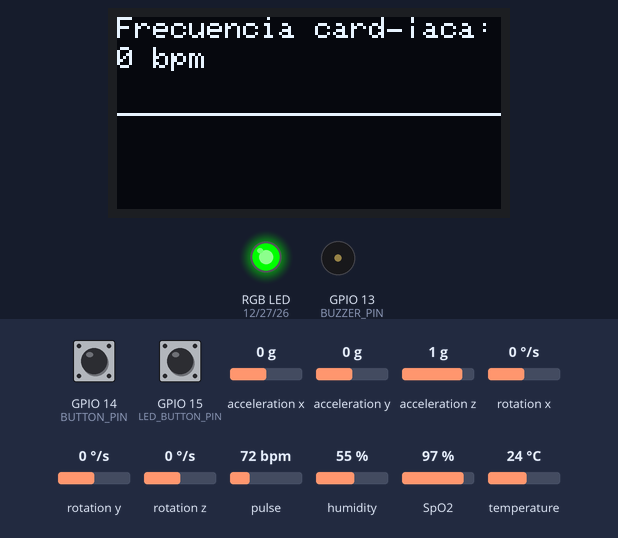
Recording of a sketch running on a simulated ESP32. On the bench: 128×64 one-colour display, an RGB LED mixed from three pins (HIGH = lit), buzzer (waves = sounding, pin HIGH). Inputs (shaded band) come from the test bench; at power-on: temperature 24 °C, GPIO 14 (BUTTON_PIN) HIGH, GPIO 15 (LED_BUTTON_PIN) HIGH, acceleration x 0 g, acceleration y 0 g, acceleration z 1 g, rotation x 0 °/s, rotation y 0 °/s, rotation z 0 °/s, pulse 72 bpm, humidity 55 %, SpO2 97 %. WiFi joins after 1.5 s; servers stay silent unless stated; random numbers use the default seed unless the sketch sets one; no MQTT or app messages arrive unless stated; what the sketch prints to the serial monitor is not drawn.

Above: at 2.7 s.
2.8 s: temperature set to 27 °C
5.1 s: temperature set to 30 °C
At 7.5 s:
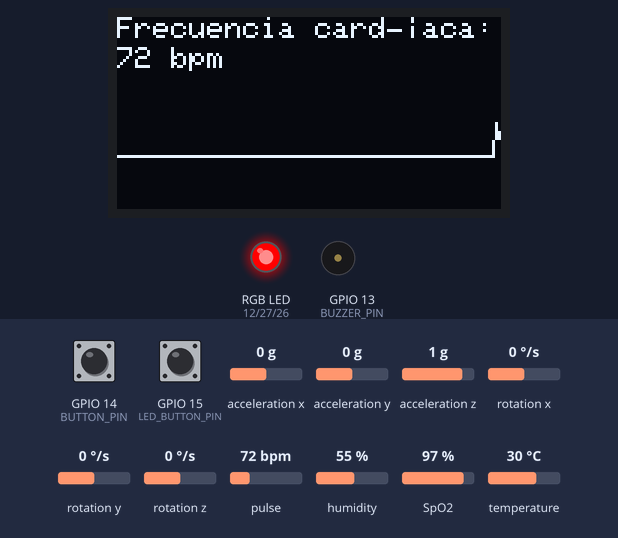
10.2 s: GPIO 14 (BUTTON_PIN) pulled LOW for 0.15 s
At 11.1 s:
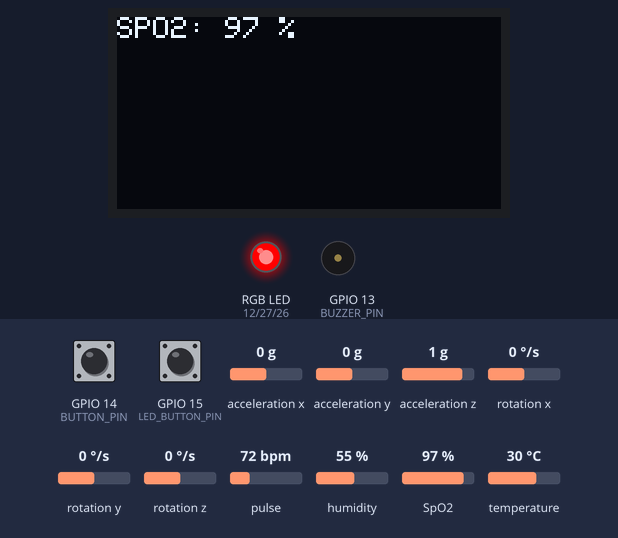
12.3 s: GPIO 14 (BUTTON_PIN) pulled LOW for 1 s
At 13.8 s:
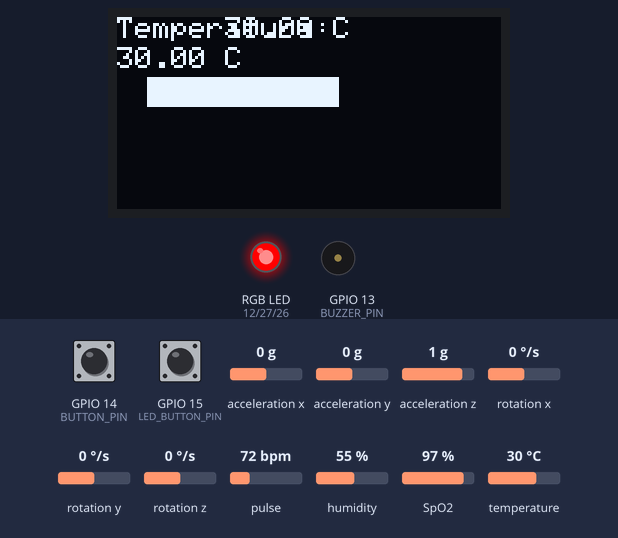
14.8 s: GPIO 14 (BUTTON_PIN) pulled LOW for 0.15 s
At 15.7 s:
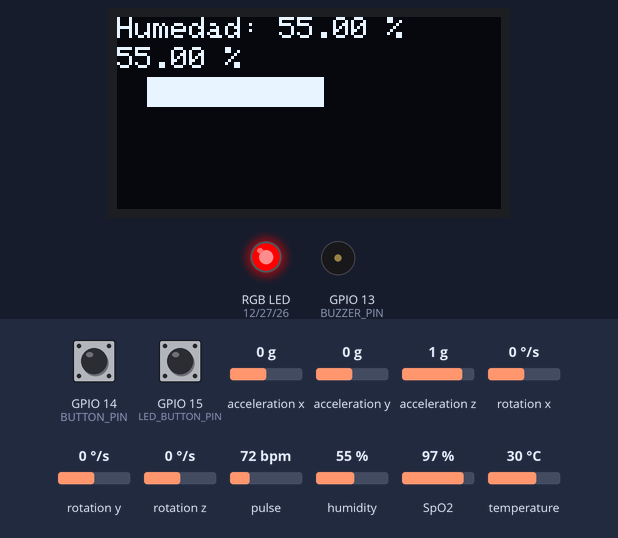
16.4 s: GPIO 14 (BUTTON_PIN) pulled LOW for 3.2 s
At 17.7 s:
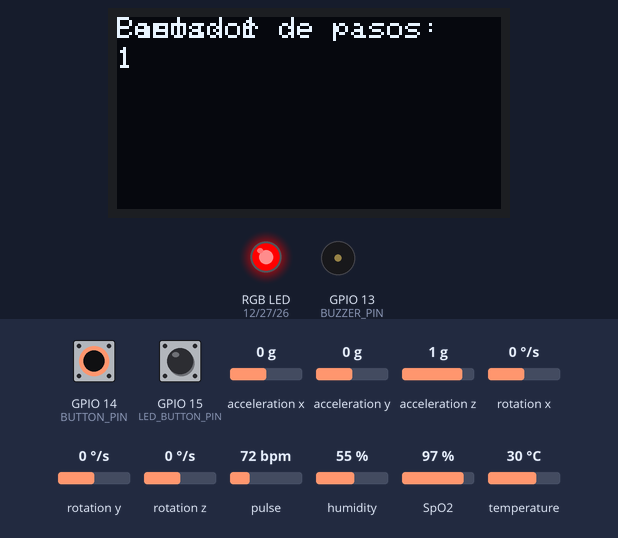
Timing chart, 0 to 19.4 s (numbered marks = the images above; inputs shaded):
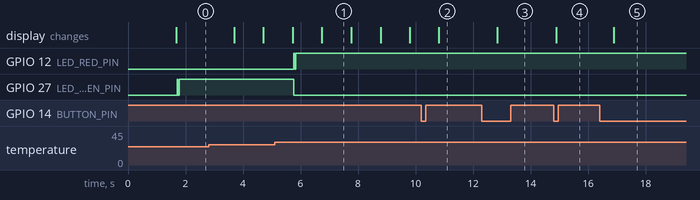

Measured:
- the behaviour switches between 28 and 29 °C on temperature (found by bisection; images 0 and 1)
- after the input at 5.1 s, GPIO 12 (LED_RED_PIN): LOW → HIGH after 0.67 s, → LOW 0.03 s later, → HIGH 0.04 s later; GPIO 27 (LED_GREEN_PIN): HIGH → LOW after 0.67 s
- after the input at 12.3 s, the display: changes after 0.54 s (image 3)
- after the input at 14.8 s, the display: changes after 0.08 s (image 4)
- after the input at 16.4 s, the display: changes after 0.50 s (image 5)
- what the display in image 1 shows lasts 1.1 s, from 6.7 s to 7.8 s

The sketch:

sketch_cangurera.ino
```cpp
#include <Wire.h>
#include <MPU6050.h>
#include <Adafruit_GFX.h>
#include <Adafruit_SSD1306.h>
#include <DHT.h>
#include "MAX30100_PulseOximeter.h"
#include <WiFi.h>
#include <PubSubClient.h>

// Definiciones para la pantalla OLED
#define SCREEN_WIDTH 128
#define SCREEN_HEIGHT 64
#define OLED_RESET -1
#define RADIUS 30  // Radio del círculo

Adafruit_SSD1306 display(SCREEN_WIDTH, SCREEN_HEIGHT, &Wire, OLED_RESET);

// Definiciones para el sensor DHT11
#define DHTPIN 25
#define DHTTYPE DHT11
DHT dht(DHTPIN, DHTTYPE);

// Definiciones para los pines del buzzer, botones y LEDs
#define BUZZER_PIN 13
#define BUTTON_PIN 14      // Botón para cambiar pantallas
#define LED_BUTTON_PIN 15  // Botón para encender/apagar LED y buzzer
#define LED_RED_PIN 12
#define LED_GREEN_PIN 27
#define LED_BLUE_PIN 26

// Definiciones para I2C
#define I2C_SDA 21
#define I2C_SCL 22

// Definición del período de reporte
#define REPORTING_PERIOD_MS 1000

// para segundos
unsigned long lastHeartRatePublish = 0;
const unsigned long heartRateInterval = 5000;

PulseOximeter pox;
MPU6050 mpu;

uint32_t tsLastReport = 0;
bool isOn = false;  // Variable de estado para buzzer y LEDs

int stepCount = 0;    // Contador de pasos
int displayMode = 0;  // Modo de pantalla actual (0: Frecuencia cardíaca, 1: Oxígeno en sangre, 2: Temperatura, 3: Humedad, 4: Pasos, 5: Nivel de orientación)

const int graphWidth = SCREEN_WIDTH;
int xPos = 0;  // Posición actual de la gráfica de electrocardiograma

// Arreglo para almacenar valores de la gráfica de ECG
int ecgData[SCREEN_WIDTH];

// Wi-Fi credentials
const char* ssid = "Redmi Note 10S";
const char* password = "";

// MQTT Broker settings
const char* mqtt_server = "192.168.149.216";  // Cambia por tu servidor MQTT

WiFiClient espClient;
PubSubClient client(espClient);

// Tópicos MQTT
const char* heartRateTopic = "sensor/heartRate";
const char* spO2Topic = "sensor/spO2";
const char* temperatureTopic = "sensor/temp";
const char* humidityTopic = "sensor/humidity";
const char* stepCountTopic = "sensor/stepCount";
const char* giroscopioTopic = "giroscopio/gx";
const char* buzzerTopic = "sensor/buzzer";
const char* rgbTopic = "sensor/rgb";


// Función de callback para mensajes MQTT
void callback(char* topic, byte* payload, unsigned int length) {
  String message;
  for (int i = 0; i < length; i++) {
    message += (char)payload[i];
  }

  if (String(topic) == buzzerTopic) {
    if (message == "ON") {
      digitalWrite(BUZZER_PIN, HIGH);
    } else if (message == "OFF") {
      digitalWrite(BUZZER_PIN, LOW);
    }
  }

  // Control de LEDs RGB
  if (String(topic) == rgbTopic) {
    if (message == "RED") {
      digitalWrite(LED_RED_PIN, HIGH);
      digitalWrite(LED_GREEN_PIN, LOW);
      digitalWrite(LED_BLUE_PIN, LOW);
    } else if (message == "GREEN") {
      digitalWrite(LED_RED_PIN, LOW);
      digitalWrite(LED_GREEN_PIN, HIGH);
      digitalWrite(LED_BLUE_PIN, LOW);
    } else if (message == "BLUE") {
      digitalWrite(LED_RED_PIN, LOW);
      digitalWrite(LED_GREEN_PIN, LOW);
      digitalWrite(LED_BLUE_PIN, HIGH);
    } else if (message == "OFF") {
      digitalWrite(LED_RED_PIN, LOW);
      digitalWrite(LED_GREEN_PIN, LOW);
      digitalWrite(LED_BLUE_PIN, LOW);
    }
  }
}


// Función de callback para detectar latidos
void onBeatDetected() {
  Serial.println("Beat!");
}
void setup_wifi() {
  delay(10);
  Serial.println();
  Serial.print("Conectando a ");
  Serial.println(ssid);

  WiFi.begin(ssid, password);

  while (WiFi.status() != WL_CONNECTED) {
    delay(500);
    Serial.print(".");
  }

  Serial.println("");
  Serial.println("WiFi conectado");
  Serial.println("IP address: ");
  Serial.println(WiFi.localIP());
}

void reconnect() {
  while (!client.connected()) {
    Serial.print("Conectando a MQTT...");
    if (client.connect("ESP32Client")) {
      Serial.println("conectado");
      client.subscribe(rgbTopic);   // Suscripción a RGB
      client.subscribe(buzzerTopic); // Suscripción al buzzer
    } else {
      Serial.print("Error, rc=");
      Serial.print(client.state());
      Serial.println(" intentando de nuevo en 5 segundos");
      delay(5000);
    }
  }
}


void setup() {
  Serial.begin(115200);

  // Inicializa el bus I2C con los pines SDA y SCL personalizados
  Wire.begin(I2C_SDA, I2C_SCL);

  // Inicializar la pantalla OLED
  if (!display.begin(SSD1306_SWITCHCAPVCC, 0x3C)) {
    Serial.println(F("No se pudo encontrar una pantalla OLED"));
    for (;;)
      ;
  }
  display.clearDisplay();
  display.setTextSize(1);
  display.setTextColor(SSD1306_WHITE);
  display.setCursor(0, 0);
  display.println(F("Inicializando..."));
  display.display();

  // Inicializar el sensor DHT11
  dht.begin();

  // Inicializar el sensor MAX30100
  if (!pox.begin()) {
    Serial.println("No se pudo encontrar el sensor MAX30100. Verifica las conexiones.");
    for (;;)
      ;
  } else {
    Serial.println("Sensor MAX30100 encontrado.");
  }

  // Configurar el sensor MAX30100
  pox.setIRLedCurrent(MAX30100_LED_CURR_7_6MA);
  pox.setOnBeatDetectedCallback(onBeatDetected);

  // Configurar los pines del buzzer, botones y LEDs
  pinMode(BUZZER_PIN, OUTPUT);
  pinMode(BUTTON_PIN, INPUT_PULLUP);      // Usa resistencia interna de pull-up para cambiar pantallas
  pinMode(LED_BUTTON_PIN, INPUT_PULLUP);  // Botón para LEDs y buzzer
  pinMode(LED_RED_PIN, OUTPUT);
  pinMode(LED_GREEN_PIN, OUTPUT);
  pinMode(LED_BLUE_PIN, OUTPUT);

  // Acelerómetro y Giroscopio
  mpu.initialize();
  if (!mpu.testConnection()) {
    Serial.println("No se pudo conectar con el MPU6050.");
    for (;;)
      ;
  } else {
    Serial.println("MPU6050 encontrado.");
  }

  // Asegúrate de que todos los dispositivos estén apagados al inicio
  digitalWrite(BUZZER_PIN, LOW);
  digitalWrite(LED_RED_PIN, LOW);
  digitalWrite(LED_GREEN_PIN, LOW);
  digitalWrite(LED_BLUE_PIN, LOW);

  // Inicializar el arreglo de ECG
  for (int i = 0; i < SCREEN_WIDTH; i++) {
    ecgData[i] = SCREEN_HEIGHT / 2;
  }

  // Conectar a Wi-Fi
  setup_wifi();
  client.setServer(mqtt_server, 1883);
  client.setCallback(callback);
}

void loop() {
  if (!client.connected()) {
    reconnect();
  }
  client.loop();

  // Actualizar datos del sensor MAX30100
  pox.update();
  int heartRate = pox.getHeartRate();

  // Leer datos del sensor DHT11
  float temp = dht.readTemperature();
  float humidity = dht.readHumidity();

  // Leer datos del acelerómetro y giroscopio
  int16_t ax, ay, az;
  int16_t gx, gy, gz;
  mpu.getMotion6(&ax, &ay, &az, &gx, &gy, &gz);

  // Contar pasos (esto es un ejemplo simple, puede que necesites una lógica más compleja)
  static int16_t prevZ = 0;
  if (az > 10000 && prevZ <= 10000) {  // Ajusta el umbral según tus necesidades
    stepCount++;
  }
  prevZ = az;

  // Verificar si el botón de cambio de pantalla ha sido presionado
  static bool lastButtonState = HIGH;
  bool currentButtonState = digitalRead(BUTTON_PIN);

  unsigned long currentMillis = millis();
  if (lastButtonState == HIGH && currentButtonState == LOW && (currentMillis - tsLastReport) > 200) {  // Anti-rebote
    displayMode = (displayMode + 1) % 6;                                                               // Cambiar entre 0, 1, 2, 3, 4 y 5
    delay(50);                                                                                         // Espera breve para evitar múltiples registros de cambio
  }
  lastButtonState = currentButtonState;

  // Verificar si el botón de LED y buzzer ha sido presionado
  static bool lastLedButtonState = HIGH;
  bool currentLedButtonState = digitalRead(LED_BUTTON_PIN);

  if (lastLedButtonState == HIGH && currentLedButtonState == LOW && (currentMillis - tsLastReport) > 200) {  // Anti-rebote
    // Alternar el estado de los LEDs y el buzzer
    isOn = !isOn;
    digitalWrite(BUZZER_PIN, isOn ? HIGH : LOW);

    digitalWrite(LED_RED_PIN, isOn ? HIGH : LOW);
    delay(50);  // Espera breve para evitar múltiples registros de cambio
  }

  lastLedButtonState = currentLedButtonState;

  // Mostrar datos cada REPORTING_PERIOD_MS milisegundos
  if (millis() - tsLastReport > REPORTING_PERIOD_MS) {
    tsLastReport = millis();
    display.clearDisplay();

    switch (displayMode) {
      case 0:  // Frecuencia cardíaca
        display.setCursor(0, 0);
        display.print("Pulso: ");
        display.print(pox.getHeartRate());
        display.println(" BPM");
        if (millis() - lastHeartRatePublish > heartRateInterval) {
          lastHeartRatePublish = millis();
          client.publish(heartRateTopic, String(pox.getHeartRate()).c_str(), true);
        }
        drawHeartRateECG(heartRate);
        break;
      case 1:  // Oxígeno en sangre
        display.setCursor(0, 0);
        display.print("SPO2: ");
        display.print(pox.getSpO2());
        display.println(" %");
        if (millis() - lastHeartRatePublish > heartRateInterval) {
          lastHeartRatePublish = millis();
          client.publish(spO2Topic, String(pox.getSpO2()).c_str(), true);
        }
        break;
      case 2:  // Temperatura
        display.setCursor(0, 0);
        display.print("Temp: ");
        display.print(temp);
        display.println(" C");
        client.publish(temperatureTopic, String(temp).c_str(), true);

        // Llamar a la función para dibujar la barra de temperatura
        drawTemperatureBar(temp);
        break;
      case 3:  // Humedad
        display.setCursor(0, 0);
        display.print("Humedad: ");
        display.print(humidity);
        display.println(" %");
        client.publish(humidityTopic, String(humidity).c_str(), true);
        drawHumidityBar(humidity);
        break;
      case 4:  // Contador de pasos
        display.setCursor(0, 0);
        display.print("Pasos: ");
        display.println(stepCount);
        client.publish(stepCountTopic, String(stepCount).c_str(), true);

        drawStepCountBar(stepCount);
        break;
      case 5:  // Nivel de orientación
      drawGirosCircularGauge(gx);  // Solo se necesita `gx` para la función circular
      client.publish("giroscopio/gx", String(gx).c_str(), true);
      client.publish("giroscopio/gy", String(gy).c_str(), true);
      client.publish("giroscopio/gz", String(gz).c_str(), true);
    break;

    }

    display.display();
  }

  // Actualizar el arreglo de ECG
  ecgData[xPos] = map(heartRate, 0, 255, SCREEN_HEIGHT - 1, 0);  // Solo un ejemplo, deberías ajustar esto según tu entrada real de ECG

  // Avanzar la posición de la gráfica
  xPos++;
  if (xPos >= SCREEN_WIDTH) {
    xPos = 0;
  }

  delay(10);  // Ajusta el delay según lo necesario

  // Control de LEDs basado en la temperatura
  digitalWrite(LED_GREEN_PIN, LOW);
  digitalWrite(LED_BLUE_PIN, LOW);
  digitalWrite(LED_RED_PIN, LOW);

  if (temp <= 28.1) {
    digitalWrite(LED_GREEN_PIN, HIGH);  // LED verde si temperatura <= 20
  } else if (temp > 28.2 && temp <= 28.3) {
    digitalWrite(LED_BLUE_PIN, HIGH);  // LED azul si temperatura entre 25 y 30
  } else if (temp > 28.4) {
    digitalWrite(LED_RED_PIN, HIGH);  // LED rojo si temperatura > 45
  }

  // Verificar si se han alcanzado 50 pasos para activar el buzzer
  if (stepCount >= 3) {
    digitalWrite(BUZZER_PIN, HIGH);  // Encender buzzer
    delay(10000);                    // Mantener encendido por 10 segundos
    digitalWrite(BUZZER_PIN, LOW);   // Apagar buzzer
    stepCount = 0;                   // Reiniciar contador de pasos
  }
}

void drawGirosCircularGauge(int16_t gx) {
  display.clearDisplay();
  display.setCursor(0, 0);
  display.println("Giroscopio GX:");

  // Dibujar el círculo
  int16_t centerX = SCREEN_WIDTH / 2;
  int16_t centerY = SCREEN_HEIGHT / 2;
  display.drawCircle(centerX, centerY, RADIUS, SSD1306_WHITE);

  // Calcular el ángulo basado en GX
  float angle = map(gx, -32767, 32767, -90, 90);  // Ajuste de rango

  // Convertir el ángulo a coordenadas de la aguja
  int16_t x = centerX + RADIUS * cos(radians(angle));
  int16_t y = centerY + RADIUS * sin(radians(angle));

  // Dibujar la aguja
  display.drawLine(centerX, centerY, x, y, SSD1306_WHITE);

  display.display();
}
void drawHeartRateECG(int heartRate) {
  display.clearDisplay();  // Limpia la pantalla antes de dibujar
  display.setTextSize(1);
  display.setTextColor(SSD1306_WHITE);
  display.setCursor(0, 0);
  display.print("Frecuencia cardíaca:");
  display.setCursor(0, 10);
  display.print(heartRate);
  display.println(" bpm");

  if (heartRate == 0) {
    for (int i = 0; i < SCREEN_WIDTH; i++) {
      ecgData[i] = SCREEN_HEIGHT / 2;
    }
  } else {
    for (int i = 0; i < SCREEN_WIDTH - 1; i++) {
      ecgData[i] = ecgData[i + 1];
    }
    int ecgValue = random(SCREEN_HEIGHT / 2 - 10, SCREEN_HEIGHT / 2 + 10);
    ecgData[SCREEN_WIDTH - 1] = ecgValue;
  }

  for (int x = 0; x < SCREEN_WIDTH - 1; x++) {
    display.drawLine(x, ecgData[x], x + 1, ecgData[x + 1], SSD1306_WHITE);
  }

  display.display();  // Actualiza la pantalla para mostrar los cambios
}
void drawSpO2Bar(int spO2) {
  display.setTextSize(1);
  display.setTextColor(SSD1306_WHITE);
  display.setCursor(0, 0);
  display.print("Nivel de oxígeno:");
  display.setCursor(0, 10);
  display.print(spO2);
  display.println(" %");

  // Dibuja una gráfica horizontal para el nivel de oxígeno
  int graphWidth = SCREEN_WIDTH - 20;
  int barHeight = 10;
  int maxSpO2 = 100;  // Valor máximo para la gráfica

  int barWidth = map(spO2, 0, maxSpO2, 0, graphWidth);
  display.fillRect(10, 20, barWidth, barHeight, SSD1306_WHITE);
  display.display();  // Actualiza la pantalla para mostrar los cambios

}


void drawTemperatureBar(float temp) {
  display.setTextSize(1);
  display.setTextColor(SSD1306_WHITE);
  display.setCursor(0, 0);
  display.print("Temperatura:");
  display.setCursor(0, 10);
  display.print(temp);
  display.println(" C");

  // Dibuja una gráfica horizontal para la temperatura
  int graphWidth = SCREEN_WIDTH - 20;
  int barHeight = 10;
  float maxTemp = 50.0;  // Valor máximo para la gráfica

  int barWidth = map(temp, 0, maxTemp, 0, graphWidth);
  display.fillRect(10, 20, barWidth, barHeight, SSD1306_WHITE);
  display.display();  // Actualiza la pantalla para mostrar los cambios

}


void drawHumidityBar(float humidity) {
  display.setTextSize(1);
  display.setTextColor(SSD1306_WHITE);
  display.setCursor(0, 0);
  display.print("Humedad:");
  display.setCursor(0, 10);
  display.print(humidity);
  display.println(" %");

  // Dibuja una gráfica horizontal para la humedad
  int graphWidth = SCREEN_WIDTH - 20;
  int barHeight = 10;
  int maxHumidity = 100;  // Valor máximo para la gráfica

  int barWidth = map(humidity, 0, maxHumidity, 0, graphWidth);
  display.fillRect(10, 20, barWidth, barHeight, SSD1306_WHITE);
  display.display();  // Actualiza la pantalla para mostrar los cambios

}


void drawStepCountBar(int stepCount) {
  display.setTextSize(1);
  display.setTextColor(SSD1306_WHITE);
  display.setCursor(0, 0);
  display.print("Contador de pasos:");
  display.setCursor(0, 10);
  display.print(stepCount);

  // Dibuja una gráfica horizontal para el contador de pasos
  int graphWidth = SCREEN_WIDTH - 20;
  int barHeight = 10;
  int maxSteps = 1000;  // Valor máximo para la gráfica

  int barWidth = map(stepCount, 0, maxSteps, 0, graphWidth);
  display.fillRect(10, 20, barWidth, barHeight, SSD1306_WHITE);
  display.display();  // Actualiza la pantalla para mostrar los cambios
}
```
